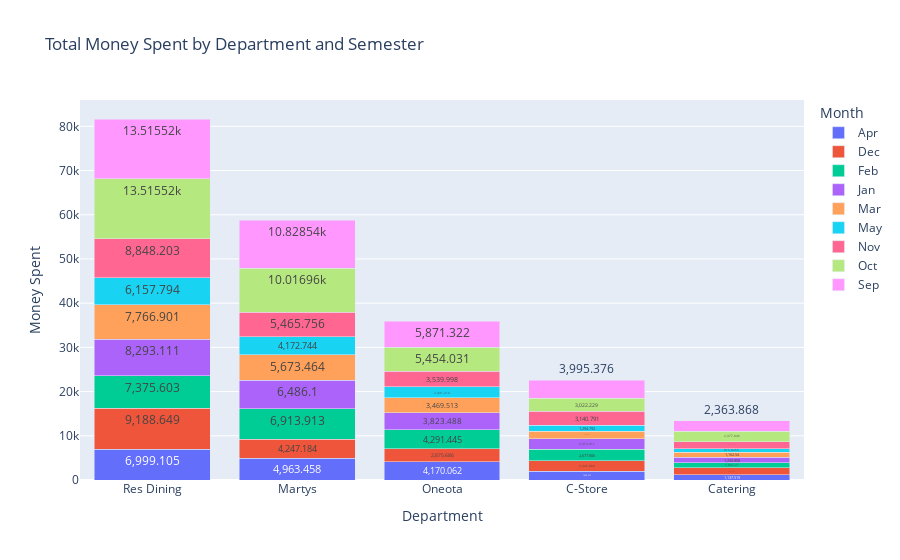

The cell this chart's notebook holds for it:
### Code cell
fig = px.bar(agg_data, x='DEP', y='Money Spent', color='Month', 
             title='Total Money Spent by Department and Semester', 
             labels={'Money Spent': 'Money Spent', 'DEP': 'Department'},
             text_auto=True)

fig.update_layout(barmode='stack', xaxis={'categoryorder':'total descending'})
fig.show()

### Figure 1 — Plotly figure (JSON) as saved in the notebook; plotly's stock layout.template omitted (floating-point values rounded to 4 significant figures)
{"data": [{"alignmentgroup": "True", "hovertemplate": "Month=Apr<br>Department=%{x}<br>Money Spent=%{y}<extra></extra>", "legendgroup": "Apr", "marker": {"color": "#636efa", "pattern": {"shape": ""}}, "name": "Apr", "offsetgroup": "Apr", "orientation": "v", "showlegend": true, "textposition": "auto", "texttemplate": "%{y}", "type": "bar", "x": ["C-Store", "Catering", "Martys", "Oneota", "Res Dining"], "xaxis": "x", "y": [1998.0, 1138.0, 4963.0, 4170.0, 6999.0], "yaxis": "y"}, {"alignmentgroup": "True", "hovertemplate": "Month=Dec<br>Department=%{x}<br>Money Spent=%{y}<extra></extra>", "legendgroup": "Dec", "marker": {"color": "#EF553B", "pattern": {"shape": ""}}, "name": "Dec", "offsetgroup": "Dec", "orientation": "v", "showlegend": true, "textposition": "auto", "texttemplate": "%{y}", "type": "bar", "x": ["C-Store", "Catering", "Martys", "Oneota", "Res Dining"], "xaxis": "x", "y": [2327.0, 1671.0, 4247.0, 2876.0, 9189.0], "yaxis": "y"}, {"alignmentgroup": "True", "hovertemplate": "Month=Feb<br>Department=%{x}<br>Money Spent=%{y}<extra></extra>", "legendgroup": "Feb", "marker": {"color": "#00cc96", "pattern": {"shape": ""}}, "name": "Feb", "offsetgroup": "Feb", "orientation": "v", "showlegend": true, "textposition": "auto", "texttemplate": "%{y}", "type": "bar", "x": ["C-Store", "Catering", "Martys", "Oneota", "Res Dining"], "xaxis": "x", "y": [2678.0, 1062.0, 6914.0, 4291.0, 7376.0], "yaxis": "y"}, {"alignmentgroup": "True", "hovertemplate": "Month=Jan<br>Department=%{x}<br>Money Spent=%{y}<extra></extra>", "legendgroup": "Jan", "marker": {"color": "#ab63fa", "pattern": {"shape": ""}}, "name": "Jan", "offsetgroup": "Jan", "orientation": "v", "showlegend": true, "textposition": "auto", "texttemplate": "%{y}", "type": "bar", "x": ["C-Store", "Catering", "Martys", "Oneota", "Res Dining"], "xaxis": "x", "y": [2314.0, 1251.0, 6486.0, 3823.0, 8293.0], "yaxis": "y"}, {"alignmentgroup": "True", "hovertemplate": "Month=Mar<br>Department=%{x}<br>Money Spent=%{y}<extra></extra>", "legendgroup": "Mar", "marker": {"color": "#FFA15A", "pattern": {"shape": ""}}, "name": "Mar", "offsetgroup": "Mar", "orientation": "v", "showlegend": true, "textposition": "auto", "texttemplate": "%{y}", "type": "bar", "x": ["C-Store", "Catering", "Martys", "Oneota", "Res Dining"], "xaxis": "x", "y": [1746.0, 1163.0, 5673.0, 3470.0, 7767.0], "yaxis": "y"}, {"alignmentgroup": "True", "hovertemplate": "Month=May<br>Department=%{x}<br>Money Spent=%{y}<extra></extra>", "legendgroup": "May", "marker": {"color": "#19d3f3", "pattern": {"shape": ""}}, "name": "May", "offsetgroup": "May", "orientation": "v", "showlegend": true, "textposition": "auto", "texttemplate": "%{y}", "type": "bar", "x": ["C-Store", "Catering", "Martys", "Oneota", "Res Dining"], "xaxis": "x", "y": [1295.0, 815.8, 4173.0, 2441.0, 6158.0], "yaxis": "y"}, {"alignmentgroup": "True", "hovertemplate": "Month=Nov<br>Department=%{x}<br>Money Spent=%{y}<extra></extra>", "legendgroup": "Nov", "marker": {"color": "#FF6692", "pattern": {"shape": ""}}, "name": "Nov", "offsetgroup": "Nov", "orientation": "v", "showlegend": true, "textposition": "auto", "texttemplate": "%{y}", "type": "bar", "x": ["C-Store", "Catering", "Martys", "Oneota", "Res Dining"], "xaxis": "x", "y": [3141.0, 1605.0, 5466.0, 3540.0, 8848.0], "yaxis": "y"}, {"alignmentgroup": "True", "hovertemplate": "Month=Oct<br>Department=%{x}<br>Money Spent=%{y}<extra></extra>", "legendgroup": "Oct", "marker": {"color": "#B6E880", "pattern": {"shape": ""}}, "name": "Oct", "offsetgroup": "Oct", "orientation": "v", "showlegend": true, "textposition": "auto", "texttemplate": "%{y}", "type": "bar", "x": ["C-Store", "Catering", "Martys", "Oneota", "Res Dining"], "xaxis": "x", "y": [3022.0, 2377.0, 10020.0, 5454.0, 13520.0], "yaxis": "y"}, {"alignmentgroup": "True", "hovertemplate": "Month=Sep<br>Department=%{x}<br>Money Spent=%{y}<extra></extra>", "legendgroup": "Sep", "marker": {"color": "#FF97FF", "pattern": {"shape": ""}}, "name": "Sep", "offsetgroup": "Sep", "orientation": "v", "showlegend": true, "textposition": "auto", "texttemplate": "%{y}", "type": "bar", "x": ["C-Store", "Catering", "Martys", "Oneota", "Res Dining"], "xaxis": "x", "y": [3995.0, 2364.0, 10830.0, 5871.0, 13520.0], "yaxis": "y"}], "layout": {"barmode": "stack", "legend": {"title": {"text": "Month"}, "tracegroupgap": 0}, "title": {"text": "Total Money Spent by Department and Semester"}, "xaxis": {"anchor": "y", "categoryorder": "total descending", "domain": [0, 1], "title": {"text": "Department"}}, "yaxis": {"anchor": "x", "domain": [0, 1], "title": {"text": "Money Spent"}}}}
